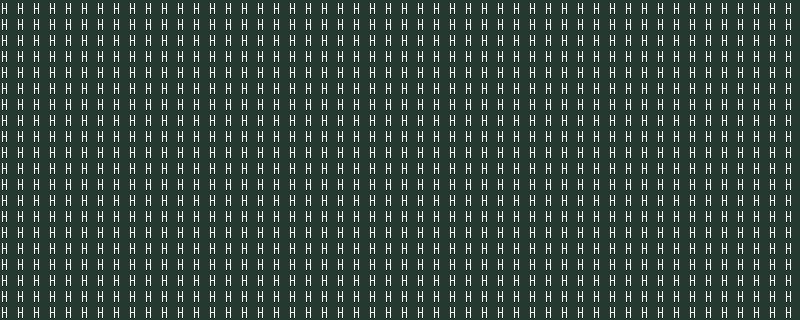

The image is a tile-based game level rendered from a .tmx file. Its description and complete source (layers, tilesets, objects, tile grids) follow:
An orthogonal 50x20 tile map with 16x16 px tiles, 1 tile layer (prototype).

<map version="1.10" tiledversion="1.10.2" orientation="orthogonal" renderorder="right-down" width="50" height="20" tilewidth="16" tileheight="16" infinite="0" nextlayerid="9" nextobjectid="1">
 <tileset firstgid="110" source="HiddenJungle_TSX.tsx" />
 <layer id="1" name="prototype" width="50" height="20">
  <data encoding="csv">
206,206,206,206,206,206,206,206,206,206,206,206,206,206,206,206,206,206,206,206,206,206,206,206,206,206,206,206,206,206,206,206,206,206,206,206,206,206,206,206,206,206,206,206,206,206,206,206,206,206,
206,206,206,206,206,206,206,206,206,206,206,206,206,206,206,206,206,206,206,206,206,206,206,206,206,206,206,206,206,206,206,206,206,206,206,206,206,206,206,206,206,206,206,206,206,206,206,206,206,206,
206,206,206,206,206,206,206,206,206,206,206,206,206,206,206,206,206,206,206,206,206,206,206,206,206,206,206,206,206,206,206,206,206,206,206,206,206,206,206,206,206,206,206,206,206,206,206,206,206,206,
206,206,206,206,206,206,206,206,206,206,206,206,206,206,206,206,206,206,206,206,206,206,206,206,206,206,206,206,206,206,206,206,206,206,206,206,206,206,206,206,206,206,206,206,206,206,206,206,206,206,
206,206,206,206,206,206,206,206,206,206,206,206,206,206,206,206,206,206,206,206,206,206,206,206,206,206,206,206,206,206,206,206,206,206,206,206,206,206,206,206,206,206,206,206,206,206,206,206,206,206,
206,206,206,206,206,206,206,206,206,206,206,206,206,206,206,206,206,206,206,206,206,206,206,206,206,206,206,206,206,206,206,206,206,206,206,206,206,206,206,206,206,206,206,206,206,206,206,206,206,206,
206,206,206,206,206,206,206,206,206,206,206,206,206,206,206,206,206,206,206,206,206,206,206,206,206,206,206,206,206,206,206,206,206,206,206,206,206,206,206,206,206,206,206,206,206,206,206,206,206,206,
206,206,206,206,206,206,206,206,206,206,206,206,206,206,206,206,206,206,206,206,206,206,206,206,206,206,206,206,206,206,206,206,206,206,206,206,206,206,206,206,206,206,206,206,206,206,206,206,206,206,
206,206,206,206,206,206,206,206,206,206,206,206,206,206,206,206,206,206,206,206,206,206,206,206,206,206,206,206,206,206,206,206,206,206,206,206,206,206,206,206,206,206,206,206,206,206,206,206,206,206,
206,206,206,206,206,206,206,206,206,206,206,206,206,206,206,206,206,206,206,206,206,206,206,206,206,206,206,206,206,206,206,206,206,206,206,206,206,206,206,206,206,206,206,206,206,206,206,206,206,206,
206,206,206,206,206,206,206,206,206,206,206,206,206,206,206,206,206,206,206,206,206,206,206,206,206,206,206,206,206,206,206,206,206,206,206,206,206,206,206,206,206,206,206,206,206,206,206,206,206,206,
206,206,206,206,206,206,206,206,206,206,206,206,206,206,206,206,206,206,206,206,206,206,206,206,206,206,206,206,206,206,206,206,206,206,206,206,206,206,206,206,206,206,206,206,206,206,206,206,206,206,
206,206,206,206,206,206,206,206,206,206,206,206,206,206,206,206,206,206,206,206,206,206,206,206,206,206,206,206,206,206,206,206,206,206,206,206,206,206,206,206,206,206,206,206,206,206,206,206,206,206,
206,206,206,206,206,206,206,206,206,206,206,206,206,206,206,206,206,206,206,206,206,206,206,206,206,206,206,206,206,206,206,206,206,206,206,206,206,206,206,206,206,206,206,206,206,206,206,206,206,206,
206,206,206,206,206,206,206,206,206,206,206,206,206,206,206,206,206,206,206,206,206,206,206,206,206,206,206,206,206,206,206,206,206,206,206,206,206,206,206,206,206,206,206,206,206,206,206,206,206,206,
206,206,206,206,206,206,206,206,206,206,206,206,206,206,206,206,206,206,206,206,206,206,206,206,206,206,206,206,206,206,206,206,206,206,206,206,206,206,206,206,206,206,206,206,206,206,206,206,206,206,
206,206,206,206,206,206,206,206,206,206,206,206,206,206,206,206,206,206,206,206,206,206,206,206,206,206,206,206,206,206,206,206,206,206,206,206,206,206,206,206,206,206,206,206,206,206,206,206,206,206,
206,206,206,206,206,206,206,206,206,206,206,206,206,206,206,206,206,206,206,206,206,206,206,206,206,206,206,206,206,206,206,206,206,206,206,206,206,206,206,206,206,206,206,206,206,206,206,206,206,206,
206,206,206,206,206,206,206,206,206,206,206,206,206,206,206,206,206,206,206,206,206,206,206,206,206,206,206,206,206,206,206,206,206,206,206,206,206,206,206,206,206,206,206,206,206,206,206,206,206,206,
206,206,206,206,206,206,206,206,206,206,206,206,206,206,206,206,206,206,206,206,206,206,206,206,206,206,206,206,206,206,206,206,206,206,206,206,206,206,206,206,206,206,206,206,206,206,206,206,206,206
</data>
 </layer>
</map>
